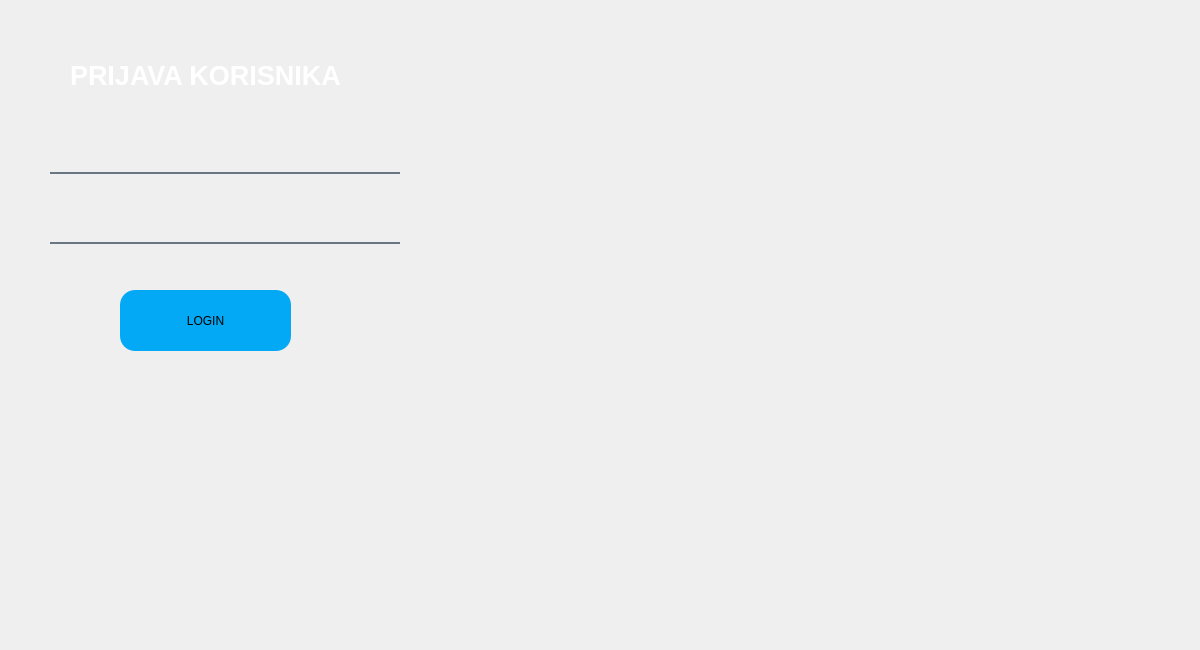
<?xml version="1.0" encoding="UTF-8"?>
<ui version="4.0">
 <class>Login</class>
 <widget class="QDialog" name="Login">
  <property name="geometry">
   <rect>
    <x>0</x>
    <y>0</y>
    <width>1200</width>
    <height>650</height>
   </rect>
  </property>
  <property name="windowTitle">
   <string>Login</string>
  </property>
  <property name="styleSheet">
   <string notr="true"/>
  </property>
  <widget class="QWidget" name="widget" native="true">
   <property name="geometry">
    <rect>
     <x>10</x>
     <y>140</y>
     <width>401</width>
     <height>381</height>
    </rect>
   </property>
   <widget class="QPushButton" name="pushButton">
    <property name="geometry">
     <rect>
      <x>110</x>
      <y>150</y>
      <width>171</width>
      <height>61</height>
     </rect>
    </property>
    <property name="styleSheet">
     <string notr="true">background:#03a9f4;
border-radius:15px;</string>
    </property>
    <property name="text">
     <string>LOGIN</string>
    </property>
   </widget>
   <widget class="QLineEdit" name="lineEdit_3">
    <property name="geometry">
     <rect>
      <x>40</x>
      <y>10</y>
      <width>350</width>
      <height>24</height>
     </rect>
    </property>
    <property name="styleSheet">
     <string notr="true">background-color:rgba(0,0,0,0);
border:none;
border-bottom:2px solid rgba(105,118,132,255);
color:white;
padding-bottom:9px;</string>
    </property>
   </widget>
   <widget class="QLineEdit" name="lineEdit_2">
    <property name="geometry">
     <rect>
      <x>40</x>
      <y>80</y>
      <width>350</width>
      <height>24</height>
     </rect>
    </property>
    <property name="styleSheet">
     <string notr="true">background-color:rgba(0,0,0,0);
border:none;
border-bottom:2px solid rgba(105,118,132,255);
color:white;
padding-bottom:9px;</string>
    </property>
    <property name="echoMode">
     <enum>QLineEdit::Password</enum>
    </property>
   </widget>
  </widget>
  <widget class="QLabel" name="label_3">
   <property name="geometry">
    <rect>
     <x>0</x>
     <y>-20</y>
     <width>1221</width>
     <height>671</height>
    </rect>
   </property>
   <property name="font">
    <font>
     <pointsize>11</pointsize>
    </font>
   </property>
   <property name="styleSheet">
    <string notr="true">border-image:url(:/new/prefix1/welcome.jpg);
</string>
   </property>
   <property name="text">
    <string/>
   </property>
  </widget>
  <widget class="QLabel" name="label">
   <property name="geometry">
    <rect>
     <x>70</x>
     <y>40</y>
     <width>271</width>
     <height>71</height>
    </rect>
   </property>
   <property name="maximumSize">
    <size>
     <width>1200</width>
     <height>650</height>
    </size>
   </property>
   <property name="font">
    <font>
     <pointsize>-1</pointsize>
     <italic>false</italic>
     <bold>false</bold>
    </font>
   </property>
   <property name="styleSheet">
    <string notr="true">color:white;
font:15px;</string>
   </property>
   <property name="text">
    <string>&lt;html&gt;&lt;head/&gt;&lt;body&gt;&lt;p&gt;&lt;span style=&quot; font-size:20pt; font-weight:700;&quot;&gt;PRIJAVA KORISNIKA&lt;/span&gt;&lt;/p&gt;&lt;/body&gt;&lt;/html&gt;</string>
   </property>
   <property name="textFormat">
    <enum>Qt::MarkdownText</enum>
   </property>
  </widget>
  <zorder>label_3</zorder>
  <zorder>widget</zorder>
  <zorder>label</zorder>
 </widget>
 <resources/>
 <connections/>
</ui>
